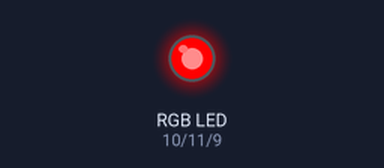
Simulated run of this sketch. Board: Arduino Uno, built with avr-gcc and run on an emulated ATmega328P. On the bench: an RGB LED mixed from three pins (HIGH = lit).

Above: at 0.1 s.
Timing chart, 0 to 1.6 s (numbered marks = the images above):
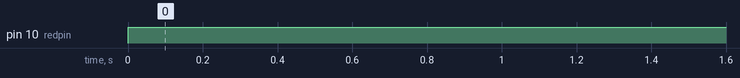

Measured:
- by itself, pin 10 (redpin): LOW → HIGH at 0.00 s

The sketch:

RGBLED_Test.ino
```cpp
int greenpin = 11; //digital pin for red LED
int redpin = 10; //digital pin for blue LED
int bluepin = 9; //digital pin for green LED

void setup()
{
  Serial.begin(9600); //establish communication with the Serial Monitor

  pinMode(redpin,OUTPUT); //declares the pin as an output pin
  pinMode(bluepin,OUTPUT);
  pinMode(greenpin,OUTPUT);
}

void loop()
{
  analogWrite(redpin,255); //analogwrite sets a value from 0-255 which is equivalent to 0-5V
  analogWrite(bluepin,0);
  analogWrite(greenpin,0);
}
```
